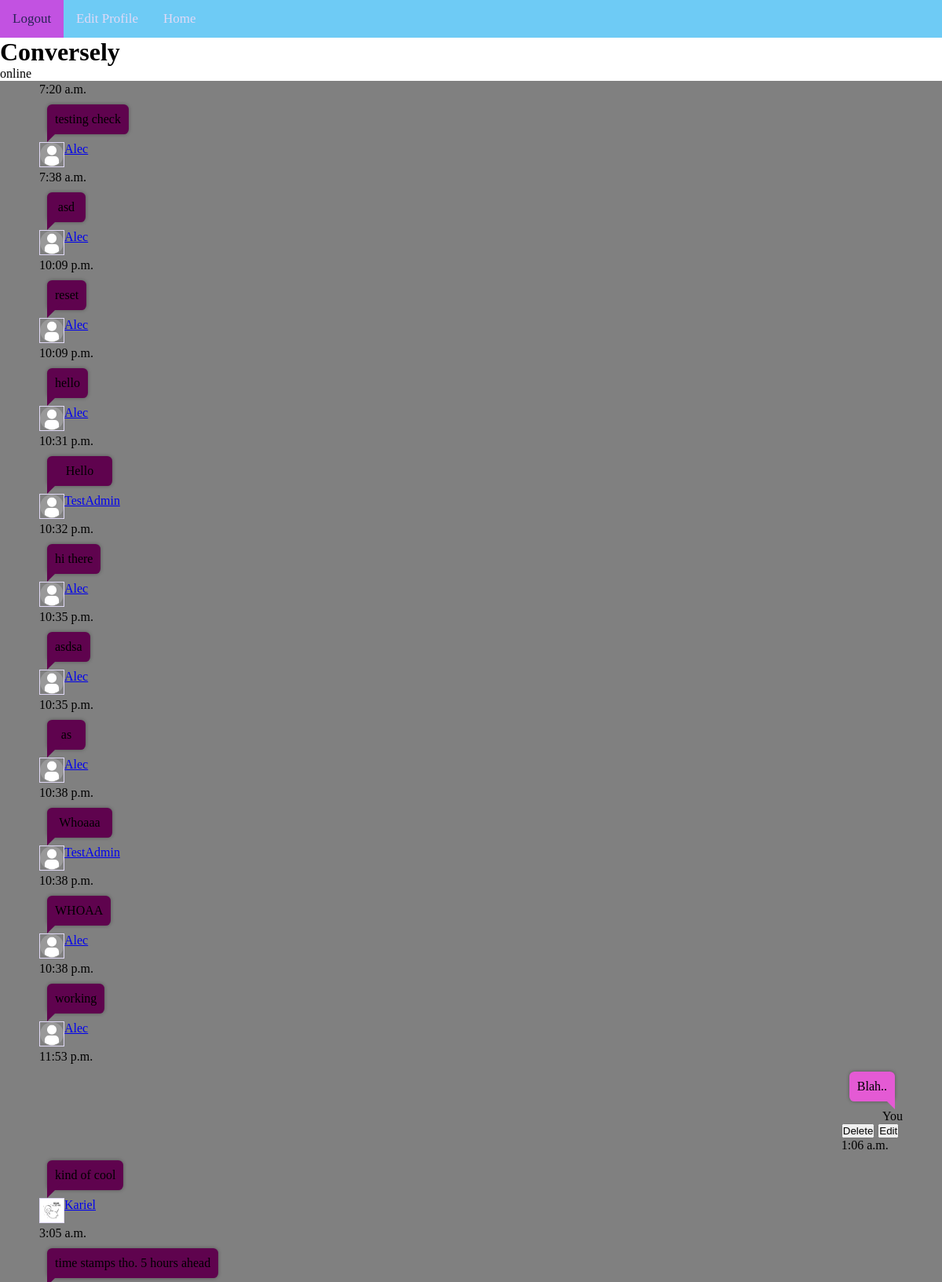
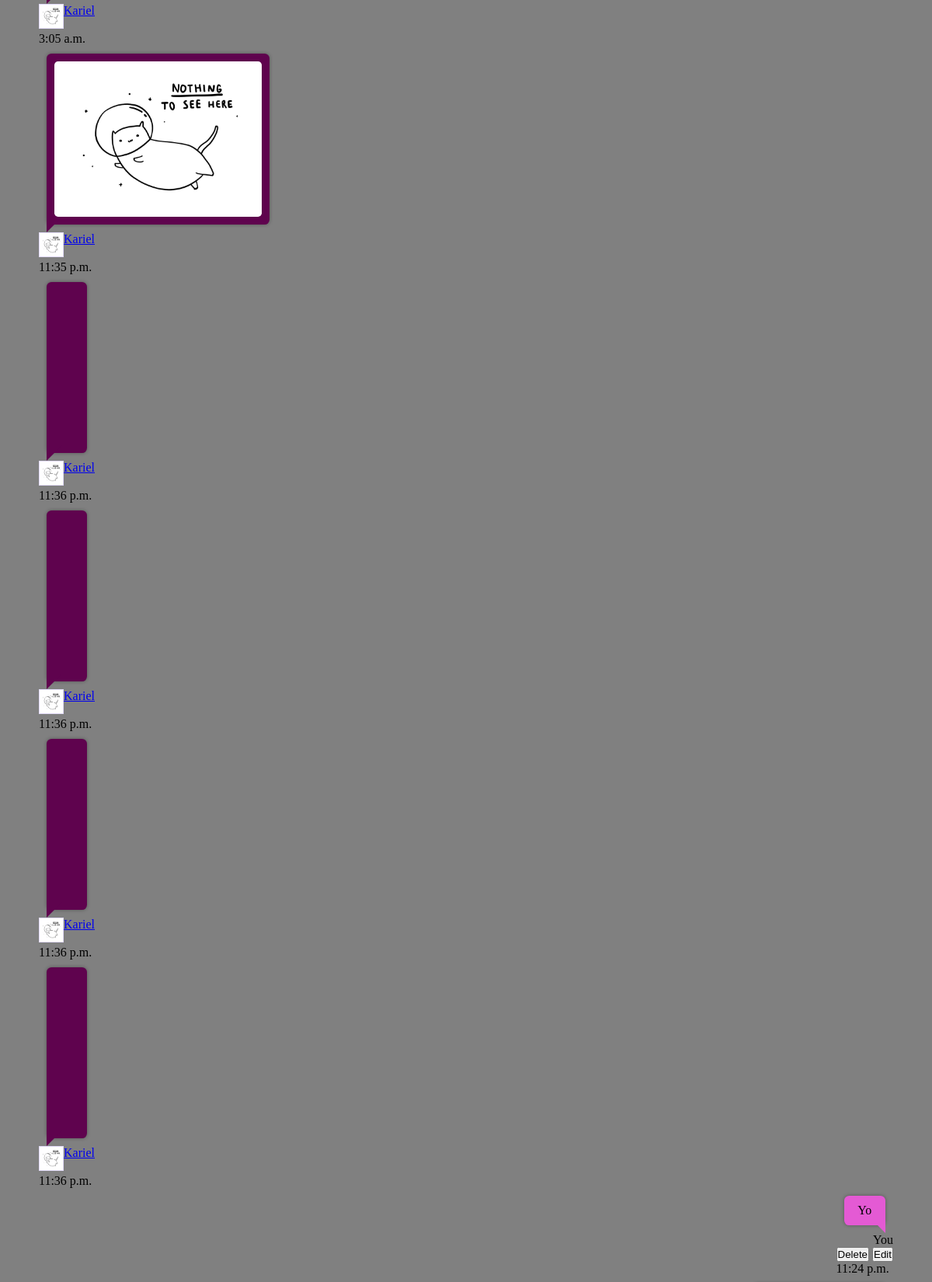
Screenshot of /chat/room/Cohort2/ (signed in, upper part) with the database file from the repository (2 pictures, top to bottom).
### app/models.py (models this page shows, shortened)
class Message(models.Model):
    group = models.ForeignKey(Group, on_delete=models.CASCADE, related_name="messages")
    user = models.ForeignKey(User, on_delete=models.CASCADE, related_name="messages")
    text = models.TextField()
    file = models.FileField(upload_to="files/", blank=True, null=True)
    date_created = models.DateTimeField(auto_now_add=True)
    is_invitation = models.BooleanField(default=False)

class UserProfile(models.Model):
    user = models.OneToOneField(User, on_delete=models.CASCADE, related_name="profile")
    screen_name = models.CharField(max_length=50)
    image = models.ImageField(upload_to="", null=True, blank=True)
    blocked_users = models.ManyToManyField(User, related_name='blocked_by', blank=True)

### app/decorators.py (the view)
    def wrapper_func(request, channel, *args, **kwargs):
        chatroom = Group.objects.get(name=channel)
        if chatroom.new_group_name or chatroom.is_private:
            if request.user not in chatroom.users.all():
                return HttpResponse("You are not a member of this group.")
        return view_func(request, channel, *args, **kwargs)

### app/views.py (called while the page is built, shortened)
@group_members_only
@login_required(login_url="login")
def chat_view(req: HttpRequest, channel: str = "Cohort2") -> HttpResponse:
    context = {}
    try:
        chatroom = Group.objects.get(name=channel)
    except:
        return redirect("group_selection")  # Send home if bad group request
    context["messages"] = chatroom.messages.all()
    form = SendMessage()
    users = [i.username for i in chatroom.users.all()]
    print(users)
    other_user = None
    print(len(context['messages']))
    context["form"] = form
    context["current_user"] = req.user
    context["other_user"] = other_user
    context["channel"] = channel
    context["chatroom"] = chatroom
    return render(req, "ChatHome.html", context)

### app/templates/ChatHome.html (shortened to what this page needs)
{% extends "group_selection.html" %}
{% block content %}
    <h1>Conversely</h1>
    <div>
         online
    </div>
    <div id='test_wrapper'>
        <div id='messages_container'>
            {% for message in messages %}
            {% include "message.html" %}
            {% endfor %}
        </div>
    </div>
{% endblock content %}

### app/templates/message.html (shortened to what this page needs)
{% load static %}
{% if message.user == user or message.user not in user.profile.blocked_users.all %}
<div class="message_wrapper {% if user == message.user %}right{% else %}left{% endif %}" id="message_{{message.pk}}">
    <div class="speech-bubble {% if user == message.user %}{% endif %}">
        {% if message.is_invitation %}
        <p>Join this group! - <a href="{% url "accept_invite" message.text %}">{{message.text}}</a></p>
        {% elif message.text %}
        <p>{{message.text}}</p>
        {% elif message.file %}
        <img class='message_file' src="{{message.file.url}}" alt="">
        {% endif %}
    </div>
    {% if user != message.user %}
    <div class='message_profile_wrapper'>
        <a href="{% url "profile" message.user.username %}">{{message.user.username}}</a>
        <div class="image-container" style="position: relative; display: inline-block;">
            {% if message.user.profile.image %}
            <img src="{{message.user.profile.image.url}}" class="profile-image" style='height: 30px'>
            {% else %}
            <img src="{% static "images/default-user.jpg" %}" alt="" class="profile-image" style='height: 30px'>
            {% endif %}
        </div>
    </div>
    {% else %}
            <p class='message_profile_you'>You</p>
    {% endif %}
    {% if message.user == user %}
    <button class='delete-message'
        hx-post="{% url "delete_message" channel message.pk %}"
        hx-target="#message_{{message.pk}}">Delete</button>
        {% if message.text %}
        <button class='edit_message'>Edit</button>
        {% endif %}
    {% elif user in message.group.moderators.all or user == message.group.admin %}
    <button class='delete-message'
        hx-post="{% url "delete_message" channel message.pk %}"
        hx-target="#message_{{message.pk}}">Delete</button>
    {% endif %}
    <p>{{message.date_created.time}}</p>
</div>
{% endif %}

### app/static/styles/styles.css (style rules this page uses)
* { margin: 0; padding: 0; }
.image-container { position: relative; display: inline-block; }
.profile-image { height: 30px; width: 30px; border: 1px solid #e0d9f6; }
#messages_container { background-color: gray; height: 50vh; overflow-y: scroll; scrollbar-width: none; display: flex; flex-direction: column; padding: 0px 50px; }
.message_wrapper { width: fit-content }
#test_wrapper { position: relative; }
.message_file { height: 200px; max-width: 100%; border-radius: .3rem; }
.speech-bubble { display: flex; justify-content: center; position: relative; background: #5f034e; border-radius: .4em; padding: 10px; margin: 10px; height: fit-content; box-shadow: 0 0 5px rgba(0, 0, 0, 0.329); }
.speech-bubble:after { content: ''; position: absolute; bottom: -10px; width: 0; height: 0; border: 20px solid transparent; border-top-color: #5f034e; border-bottom: 0; }
.left .speech-bubble:after { left: 0; border-left: 0; }
.right .speech-bubble:after { right: 0; border-right: 0; border-top-color: #e45ad4; }
.right .speech-bubble { background-color: #e45ad4; }
.right { align-self: flex-end; }
.message_profile_wrapper { display: flex; position: relative; justify-content: left; flex-direction: row-reverse; }
.message_profile_you { display: flex; justify-content: right; }
.speech-bubble p { word-break: break-word; }

### rows the page displays
Message: date_created.time "7:20 a.m."
Message: text "testing check", user.username "Alec", date_created.time "7:38 a.m."
Message: text "asd", user.username "Alec", date_created.time "10:09 p.m."
Message: text "reset", user.username "Alec", date_created.time "10:09 p.m."
Message: text "hello", user.username "Alec", date_created.time "10:31 p.m."
Message: text "Hello", user.username "TestAdmin", date_created.time "10:32 p.m."
Message: text "hi there", user.username "Alec", date_created.time "10:35 p.m."
Message: text "asdsa", user.username "Alec", date_created.time "10:35 p.m."
Message: text "as", user.username "Alec", date_created.time "10:38 p.m."
Message: text "Whoaaa", user.username "TestAdmin", date_created.time "10:38 p.m."
Message: text "WHOAA", user.username "Alec", date_created.time "10:38 p.m."
Message: text "working", user.username "Alec", date_created.time "11:53 p.m."
Message: text "Blah..", shows "You", shows "Edit", date_created.time "1:06 a.m."
Message: text "kind of cool", user.username "Kariel", user.profile.image (picture), date_created.time "3:05 a.m."
Message: text "time stamps tho. 5 hours ahead", user.username "Kariel", user.profile.image (picture), date_created.time "3:05 a.m."
Message: file (picture), user.username "Kariel", user.profile.image (picture), date_created.time "11:35 p.m."
Message: user.username "Kariel", user.profile.image (picture), date_created.time "11:36 p.m."
Message: user.username "Kariel", user.profile.image (picture), date_created.time "11:36 p.m."
Message: user.username "Kariel", user.profile.image (picture), date_created.time "11:36 p.m."
Message: user.username "Kariel", user.profile.image (picture), date_created.time "11:36 p.m."
Message: text "Yo", shows "You", shows "Edit", date_created.time "11:24 p.m."
